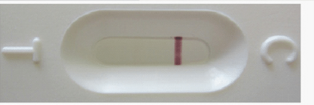
#> input picture base/001.PNG, 314 x 105 px
$ python -i utils.py   (imports and definitions only)
#> lines starting #> are read from the running program, lines starting #| are printed output that depends on the picture; after the words box and inside, x2 and y2 are one past the last pixel; in counts of white or black regions, pixels touching at a corner belong together
import cv2
import numpy as np
from PIL import Image


def get_oncho_images(onc_img):

        # img=cv2.imread(pil_img)
        img = cv2.cvtColor(onc_img, cv2.COLOR_RGB2HSV)
#> img: shape (105, 314, 3); mean H, S, V 38.5, 13.6, 180.1

        img = cv2.inRange(img, (150, 60, 100), (255, 255, 255))
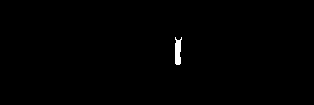
#> img: shape (105, 314); 0.45% white; 1 white region, box (x1, y1, x2, y2) and area: (175, 37, 182, 65) 148

        kernel = cv2.getStructuringElement(cv2.MORPH_RECT, (11,11))

        img = cv2.morphologyEx(img, cv2.MORPH_CLOSE, kernel, 6)
#> img: shape (105, 314); 0.51% white; 1 white region, box (x1, y1, x2, y2) and area: (175, 37, 182, 65) 169

        contours, hier = cv2.findContours(img, cv2.RETR_TREE, cv2.CHAIN_APPROX_SIMPLE)
#> contours = 1 item
        contour_value = len(contours)
#> contour_value = 1
        print (contour_value)
#| 1
        return contour_value
# [47 lines left out: functions get_schisto_images, get_lf_images, get_helminths_images, not called in this run]

    # [28 lines of commented-out code are left out]

>>> import cv2
>>> picture = cv2.cvtColor(cv2.imread('001.PNG'), cv2.COLOR_BGR2RGB)
>>> result = get_oncho_images(picture)
#> result = 1
